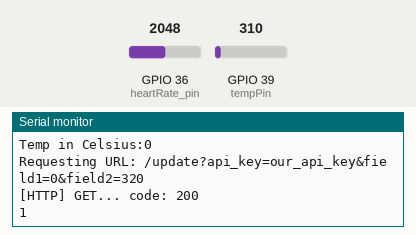
This sketch was run on a simulated ESP32. On the bench: the last lines printed to the serial monitor. The test bench sets the inputs (shaded band); at power-on: GPIO 39 (tempPin) = 310, GPIO 36 (heartRate_pin) = 2048. WiFi joins after 1.5 s; servers stay silent unless stated; web services answer with replies made up by the test bench.

Above: at 2.7 s.
2.8 s: GPIO 39 (tempPin) set to 372
At 3.89 s:
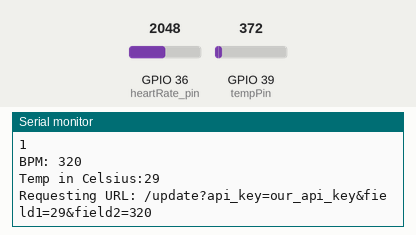
5.7 s: GPIO 36 (heartRate_pin) set to 1960
At 6.6 s:
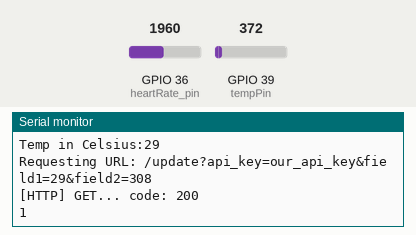
8.6 s: GPIO 39 (tempPin) set to 434
At 11.3 s:
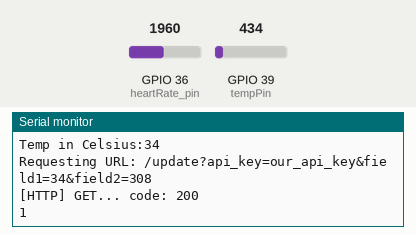
11.5 s: GPIO 36 (heartRate_pin) set to 2040
At 13.2 s:
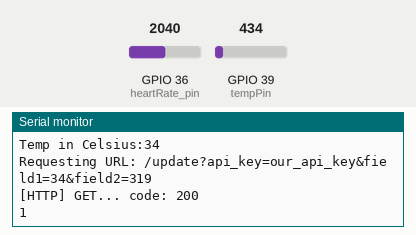
Timing chart, 0 to 14.7 s (numbered marks = the images above; inputs shaded):
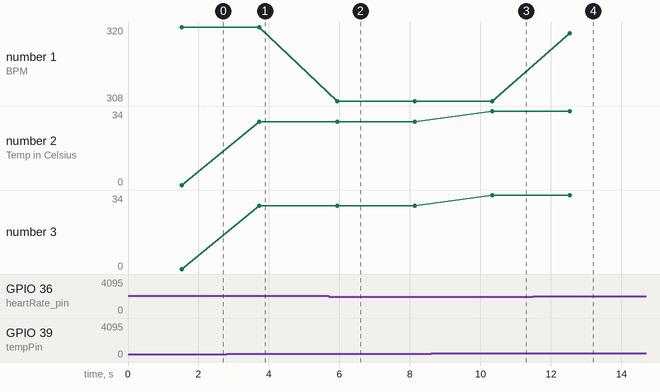

The sketch:

project.ino
```cpp
const int heartRate_pin = A0;
const int tempPin = A3;

#include <WiFi.h>
#include <HTTPClient.h>

const char* ssid = "our_wifi";
const char* password = "password";
const char* server = "api.thingspeak.com";
const String apiKey = "our_api_key";

volatile int tempVal;
volatile int heart_rate = 0;
volatile int temperature = 0;
volatile unsigned long lastTempReadTime = 0;

float getTemperature(); // Function declaration
int readHeartRate();

void setup() {
  Serial.begin(115200);
  delay(10);
  delay(10);

  // Connect to WiFi
  Serial.println();
  Serial.println();
  Serial.print("Connecting to ");
  Serial.println(ssid);

  WiFi.begin(ssid, password);

  while (WiFi.status() != WL_CONNECTED) {
    delay(500);
    Serial.print(".");
  }

  Serial.println("");
  Serial.println("WiFi connected");
  Serial.println("IP address: ");
  Serial.println(WiFi.localIP());
}

void loop() {
  unsigned long currentMillis = millis();

  // Read temperature every 10 seconds
  if (currentMillis - lastTempReadTime >= 2000) {
    temperature = getTemperature();
    lastTempReadTime = currentMillis;
  }

  // Read heart rate
  heart_rate = readHeartRate();

  Serial.print("BPM: ");
  Serial.println(heart_rate);
  Serial.print("Temp in Celsius:");
  Serial.println(temperature);

  // Send data to ThingSpeak
  if (WiFi.status() == WL_CONNECTED) {
    HTTPClient http;

    String url = "/update?api_key=" + apiKey + "&field1=" + String(temperature) + "&field2=" + String(heart_rate);
    Serial.print("Requesting URL: ");
    Serial.println(url);

    http.begin("http://" + String(server) + url);

    int httpCode = http.GET();

    if (httpCode > 0) {
      Serial.printf("[HTTP] GET... code: %d\n", httpCode);
      if (httpCode == HTTP_CODE_OK) {
        String payload = http.getString();
        Serial.println(payload);
      }
    } else {
      Serial.printf("[HTTP] GET... failed, error: %s\n", http.errorToString(httpCode).c_str());
    }

    http.end();
  }

  delay(2000);
}

float getTemperature() {
  tempVal = analogRead(tempPin);
  float mv = (tempVal / 4095.0) * 3300;
  float cel = mv / 10.0;
  return cel;
}


int readHeartRate() {
  int sensorValue = analogRead(heartRate_pin);
  int heartRate = map(sensorValue, 0, 1023, 40, 180);
  return heartRate;
}
```

Measured:
- after the input at 2.8 s, the serial monitor: prints a new line after 0.93 s (image 1)
- after the input at 5.7 s, the serial monitor: prints a new line after 0.23 s (image 2)
- after the input at 8.6 s, the serial monitor: prints a new line after 1.7 s (image 3)
- after the input at 11.5 s, the serial monitor: prints a new line after 1.0 s (image 4)
- plotted number 1: 320 → 308 after the input at 5.7 s, 308 → 319 after the input at 11.5 s
- plotted number 2: 0 → 29 after the input at 2.8 s, 29 → 34 after the input at 8.6 s
- plotted number 3: 0 → 29 after the input at 2.8 s, 29 → 34 after the input at 8.6 s
